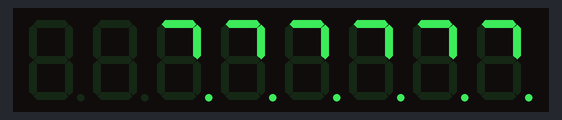
A sketch run on a simulated Arduino Uno, built with avr-gcc and run on an emulated ATmega328P. Shown: 8-digit seven-segment display. Wiring (inferred from the names in the program): MAX7219 LED driver: CS pin 10. What the sketch prints to the serial monitor is not drawn.

Above: at 0.1 s.
At 5.1 s:
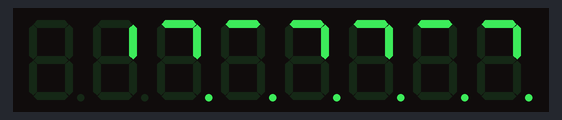
At 11.1 s:
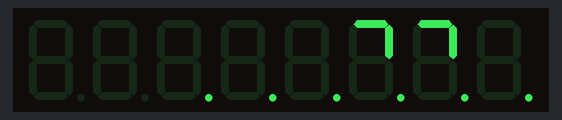
At 19.1 s:
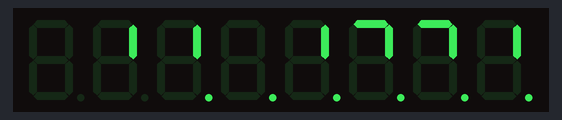
At 28.1 s:
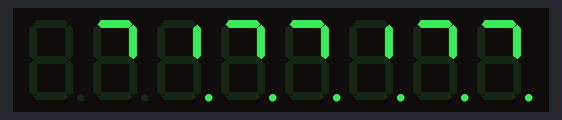
At 39.1 s:
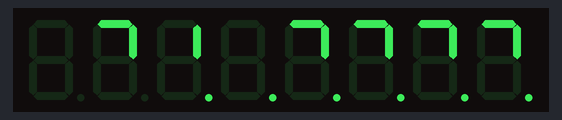

Measured:
- what the display in image 2 shows lasts 1.0 s, from 11.0 s to 12.0 s

The sketch:

max7219dual7scomanode.ino
```cpp
/*
 * Control LED 7 segment 2 digits COMMON ANODE by MAX7219 chip
 * With SPI chip communication
 * By: Tran Ngoc Tien 2019
 */
#include <SPI.h>

const int slaveSelect= 10; //pin used to enable the active slave

const int numberofDigits= 2;

const int maxCount= 99;
#define DECODE_MODE   0x09
#define INTENSITY     0x0a
#define SCAN_LIMIT    0x0b
#define SHUTDOWN      0x0c
#define DISPLAY_TEST  0x0f

// standard 7 seg display numbers
byte number_seg[]=
{
  0b00111111,  // 0
  0b00000110,  // 1
  0b01011011,  // 2
  0b01001111,  // 3
  0b01100110,  // 4
  0b01101101,  // 5
  0b01111101,  // 6
  0b00000111,  // 7
  0b01111111,  // 8
  0b01101111   // 9
};

byte display_num[4];  // array to hold our 4 digits

int number=0;


void setup()
{
  Serial.begin(9600);

  pinMode(slaveSelect, OUTPUT);
  SPI.begin(); //initialize SPI

  Serial.println("TienTN: SPI inited");

  // Disabled BCD mode
  sendCommand(DECODE_MODE, 0x00); //decode command, if 0x0F use standard 7-segment digits

  //prepare the 7219 to display 7-segment data
  sendCommand (SCAN_LIMIT, 0x07); //in default MAX7219 behaviour, this is for digits block
  sendCommand (INTENSITY,0xF); //set max intensity (range is 0-15)
  sendCommand (SHUTDOWN,0x01); //normal mode (default is shutdown mode)

  sendCommand (DISPLAY_TEST,0x00); //Display test off

}


void loop(){

  //display from 0 to 100 between delay
  for (int i = 0; i < 100; i++) {
    displayNumber(i);
    delay(1000);
  }

}

void manualBitDisplay(byte num1, byte num2) {

   display_num[0] = num1;
   display_num[1] = num2;

   for (byte each_segment=1;each_segment<=8;each_segment++)
   {
     // build the byte to send
     byte output=0b00000000;

     for (byte digits = 0; digits < 4; digits++)
     {

      byte number_to_display = display_num[digits];

     // for out chosen number to display get it's segment bit at the position current position of 'each_segment'
      bool seg= number_seg[number_to_display] & (0b00000001 << (each_segment-1) );

      //we shift to skip unused digits block
       output = output | (seg << (digits+5));

     }

     sendCommand ( each_segment, output);
  }

}

void displayNumber (int number)
{
  byte n1, n2;
  n2 = number % 10; //get the value of the rightmost digit
  n1 = (number / 10) % 10;

  manualBitDisplay(n2, n1);
}

void sendCommand(uint8_t address, uint8_t value)
{
  // Ensure LOAD/CS is LOW
  digitalWrite(slaveSelect, LOW);

  // Send the register address
  SPI.transfer(address);

  // Send the value
  SPI.transfer(value);

  // Tell chip to load in data
  digitalWrite(slaveSelect, HIGH);
}
```
